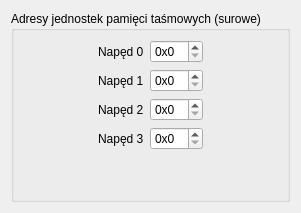
      <widget class="QWidget" name="tapes">
       <attribute name="title">
        <string>Taśmy</string>
       </attribute>
       <layout class="QVBoxLayout" name="verticalLayout_8">
        <item>
         <widget class="QGroupBox" name="groupBox_4">
          <property name="title">
           <string>Adresy jednostek pamięci taśmowych (surowe)</string>
          </property>
          <layout class="QGridLayout" name="gridLayout">
           <property name="sizeConstraint">
            <enum>QLayout::SetDefaultConstraint</enum>
           </property>
           <item row="0" column="2">
            <widget class="QSpinBox" name="tape0_chan">
             <property name="sizePolicy">
              <sizepolicy hsizetype="Preferred" vsizetype="Fixed">
               <horstretch>0</horstretch>
               <verstretch>0</verstretch>
              </sizepolicy>
             </property>
             <property name="prefix">
              <string>0x</string>
             </property>
             <property name="maximum">
              <number>65535</number>
             </property>
             <property name="displayIntegerBase">
              <number>16</number>
             </property>
            </widget>
           </item>
           <item row="1" column="0">
            <spacer name="horizontalSpacer">
             <property name="orientation">
              <enum>Qt::Horizontal</enum>
             </property>
             <property name="sizeHint" stdset="0">
              <size>
               <width>40</width>
               <height>20</height>
              </size>
             </property>
            </spacer>
           </item>
           <item row="0" column="1">
            <widget class="QLabel" name="label_28">
             <property name="sizePolicy">
              <sizepolicy hsizetype="Maximum" vsizetype="Preferred">
               <horstretch>0</horstretch>
               <verstretch>0</verstretch>
              </sizepolicy>
             </property>
             <property name="text">
              <string>Napęd 0</string>
             </property>
             <property name="buddy">
              <cstring>tape0_chan</cstring>
             </property>
            </widget>
           </item>
           <item row="2" column="2">
            <widget class="QSpinBox" name="tape2_chan">
             <property name="sizePolicy">
              <sizepolicy hsizetype="Preferred" vsizetype="Fixed">
               <horstretch>0</horstretch>
               <verstretch>0</verstretch>
              </sizepolicy>
             </property>
             <property name="prefix">
              <string>0x</string>
             </property>
             <property name="maximum">
              <number>65535</number>
             </property>
             <property name="displayIntegerBase">
              <number>16</number>
             </property>
            </widget>
           </item>
           <item row="1" column="2">
            <widget class="QSpinBox" name="tape1_chan">
             <property name="sizePolicy">
              <sizepolicy hsizetype="Preferred" vsizetype="Fixed">
               <horstretch>0</horstretch>
               <verstretch>0</verstretch>
              </sizepolicy>
             </property>
             <property name="prefix">
              <string>0x</string>
             </property>
             <property name="maximum">
              <number>65535</number>
             </property>
             <property name="displayIntegerBase">
              <number>16</number>
             </property>
            </widget>
           </item>
           <item row="1" column="1">
            <widget class="QLabel" name="label_29">
             <property name="sizePolicy">
              <sizepolicy hsizetype="Maximum" vsizetype="Preferred">
               <horstretch>0</horstretch>
               <verstretch>0</verstretch>
              </sizepolicy>
             </property>
             <property name="text">
              <string>Napęd 1</string>
             </property>
             <property name="buddy">
              <cstring>tape1_chan</cstring>
             </property>
            </widget>
           </item>
           <item row="1" column="3">
            <spacer name="horizontalSpacer_2">
             <property name="orientation">
              <enum>Qt::Horizontal</enum>
             </property>
             <property name="sizeHint" stdset="0">
              <size>
               <width>40</width>
               <height>20</height>
              </size>
             </property>
            </spacer>
           </item>
           <item row="2" column="1">
            <widget class="QLabel" name="label_30">
             <property name="sizePolicy">
              <sizepolicy hsizetype="Maximum" vsizetype="Preferred">
               <horstretch>0</horstretch>
               <verstretch>0</verstretch>
              </sizepolicy>
             </property>
             <property name="text">
              <string>Napęd 2</string>
             </property>
             <property name="buddy">
              <cstring>tape2_chan</cstring>
             </property>
            </widget>
           </item>
           <item row="3" column="2">
            <widget class="QSpinBox" name="tape3_chan">
             <property name="sizePolicy">
              <sizepolicy hsizetype="Preferred" vsizetype="Fixed">
               <horstretch>0</horstretch>
               <verstretch>0</verstretch>
              </sizepolicy>
             </property>
             <property name="buttonSymbols">
              <enum>QAbstractSpinBox::UpDownArrows</enum>
             </property>
             <property name="prefix">
              <string>0x</string>
             </property>
             <property name="maximum">
              <number>65535</number>
             </property>
             <property name="value">
              <number>0</number>
             </property>
             <property name="displayIntegerBase">
              <number>16</number>
             </property>
            </widget>
           </item>
           <item row="3" column="1">
            <widget class="QLabel" name="label_31">
             <property name="sizePolicy">
              <sizepolicy hsizetype="Maximum" vsizetype="Preferred">
               <horstretch>0</horstretch>
               <verstretch>0</verstretch>
              </sizepolicy>
             </property>
             <property name="text">
              <string>Napęd 3</string>
             </property>
             <property name="buddy">
              <cstring>tape3_chan</cstring>
             </property>
            </widget>
           </item>
           <item row="4" column="2">
            <spacer name="verticalSpacer_2">
             <property name="orientation">
              <enum>Qt::Vertical</enum>
             </property>
             <property name="sizeHint" stdset="0">
              <size>
               <width>20</width>
               <height>40</height>
              </size>
             </property>
            </spacer>
           </item>
          </layout>
         </widget>
        </item>
       </layout>
      </widget>
